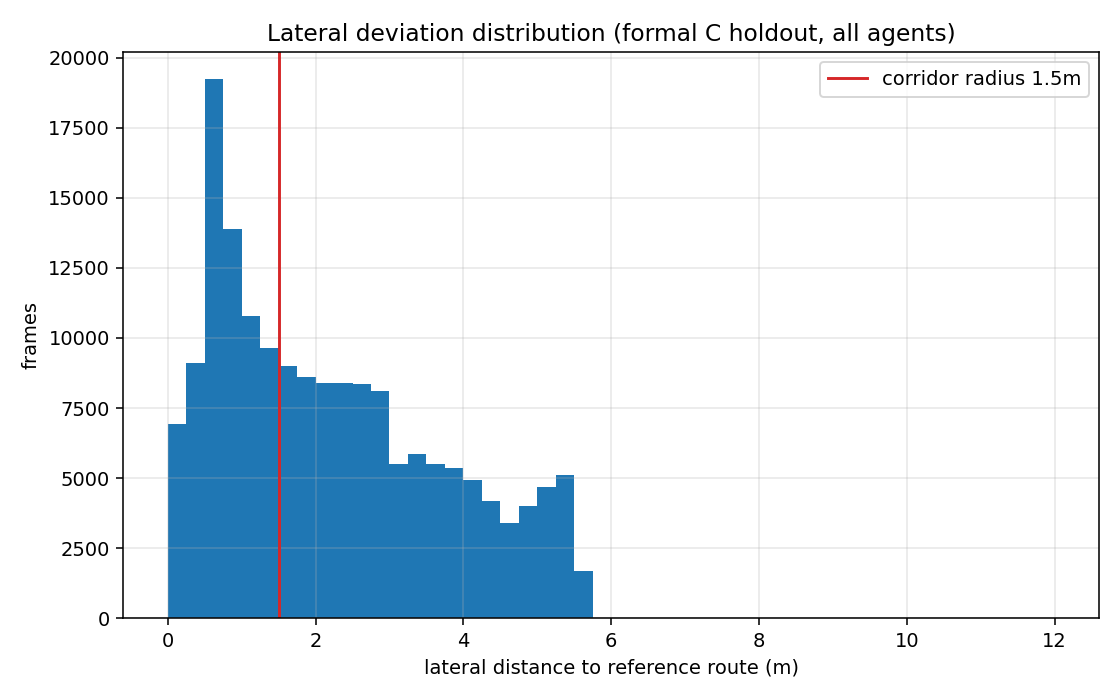

Write Python code to recreate this figure.
# 横向偏离分析：评估回合的 agent 位置相对参考路线的横向距离分布。
# 回答：走廊外移动是"贴着边界"（管径略紧/惩罚太弱）还是"另走一条线"（物理上必须）。
# 方法：用 ReferenceCorridor 的折线，对每条评估 trace 的逐帧 (x,y) 重算到全路线的最近距离。
import json
from pathlib import Path

import matplotlib
matplotlib.use("Agg")
import matplotlib.pyplot as plt
import numpy as np

ROOT = Path(__file__).resolve().parents[2]
OUT = Path(__file__).parent

import sys
sys.path.insert(0, str(ROOT / "src"))
from training.config import TrainConfig
from training.reference_corridor import ReferenceCorridor

EVAL_DIRS = [f"corridor_formal_20260922_C_s{s}/checkpoints/eval_holdout_192k" for s in (31, 47, 61)]


def main() -> None:
    cfg = TrainConfig()
    route = ReferenceCorridor.from_file(
        ROOT / "src/Data/video_reference/37258923076-1-192/reference_trajectory.json", cfg)
    # 全路线点云（段内折线展开）
    pts = np.concatenate([s.points for s in route.segments], axis=0)

    dists, projs, insides = [], [], []
    for d in EVAL_DIRS:
        for ep in sorted((ROOT / "runs" / d).glob("*_agent*.json")):
            j = json.loads(ep.read_text(encoding="utf-8"))
            trace = j.get("trace")
            states = j.get("states")
            if not trace or not states:
                continue
            xy = np.array([[s[0], s[1]] for s in states], dtype=np.float64)
            # 逐帧到全路线最近点距离（向量化分块）
            for st in range(0, len(xy), 256):
                chunk = xy[st:st + 256]
                dd = np.linalg.norm(chunk[:, None, :] - pts[None, :, :], axis=-1).min(axis=1)
                dists.extend(dd.tolist())
            insides.extend([bool(t["inside"]) for t in trace])

    dists = np.array(dists)
    insides = np.array(insides)
    radius = cfg.reference_corridor_radius
    report = {
        "n_frames": int(len(dists)),
        "radius_m": radius,
        "dist_median": float(np.median(dists)),
        "dist_p75": float(np.percentile(dists, 75)),
        "dist_p90": float(np.percentile(dists, 90)),
        "dist_p99": float(np.percentile(dists, 99)),
        "frac_within_radius": float(np.mean(dists <= radius)),
        "frac_within_2x_radius": float(np.mean(dists <= 2 * radius)),
        "frac_beyond_3m": float(np.mean(dists > 3.0)),
        "frac_beyond_5m": float(np.mean(dists > 5.0)),
        # 出走廊帧的偏离条件分布：贴边还是远行
        "outside_dist_median": float(np.median(dists[dists > radius])) if np.any(dists > radius) else None,
        "outside_dist_p90": float(np.percentile(dists[dists > radius], 90)) if np.any(dists > radius) else None,
        # 在线 tracker inside 与离线最近距离口径的一致性（应近似）
        "online_inside_frac": float(np.mean(insides)),
    }
    (OUT / "lateral_deviation.json").write_text(
        json.dumps(report, ensure_ascii=False, indent=1), encoding="utf-8")
    print(json.dumps(report, ensure_ascii=False, indent=1))

    fig, ax = plt.subplots(figsize=(8, 5))
    ax.hist(dists, bins=np.arange(0, min(dists.max(), 12) + 0.25, 0.25), color="tab:blue")
    ax.axvline(radius, color="tab:red", lw=1.5, label=f"corridor radius {radius}m")
    ax.set_xlabel("lateral distance to reference route (m)")
    ax.set_ylabel("frames")
    ax.set_title("Lateral deviation distribution (formal C holdout, all agents)")
    ax.legend()
    ax.grid(alpha=0.3)
    fig.tight_layout()
    fig.savefig(OUT / "lateral_deviation.png", dpi=140)
    plt.close(fig)
    print("saved: lateral_deviation.json / lateral_deviation.png")


if __name__ == "__main__":
    main()
